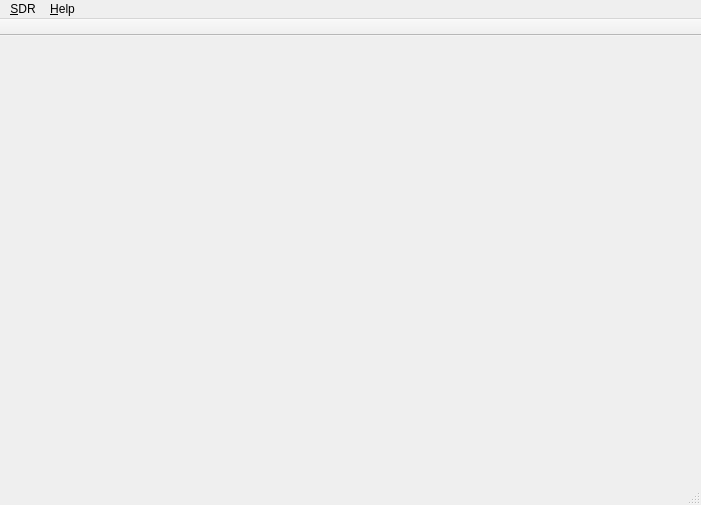
<?xml version="1.0" encoding="UTF-8"?>
<ui version="4.0">
 <class>MainWindow</class>
 <widget class="QMainWindow" name="MainWindow">
  <property name="geometry">
   <rect>
    <x>0</x>
    <y>0</y>
    <width>701</width>
    <height>505</height>
   </rect>
  </property>
  <property name="windowTitle">
   <string>Nanosdr Client</string>
  </property>
  <property name="unifiedTitleAndToolBarOnMac">
   <bool>true</bool>
  </property>
  <widget class="QWidget" name="centralWidget"/>
  <widget class="QMenuBar" name="menuBar">
   <property name="geometry">
    <rect>
     <x>0</x>
     <y>0</y>
     <width>701</width>
     <height>27</height>
    </rect>
   </property>
   <widget class="QMenu" name="menuSDR">
    <property name="title">
     <string>&amp;SDR</string>
    </property>
    <addaction name="actionNew"/>
    <addaction name="separator"/>
    <addaction name="actionQuit"/>
   </widget>
   <widget class="QMenu" name="menu_Help">
    <property name="title">
     <string>&amp;Help</string>
    </property>
    <addaction name="separator"/>
    <addaction name="actionAbout"/>
    <addaction name="actionAboutQt"/>
   </widget>
   <addaction name="menuSDR"/>
   <addaction name="menu_Help"/>
  </widget>
  <widget class="QToolBar" name="toolBar">
   <property name="movable">
    <bool>false</bool>
   </property>
   <property name="floatable">
    <bool>false</bool>
   </property>
   <attribute name="toolBarArea">
    <enum>TopToolBarArea</enum>
   </attribute>
   <attribute name="toolBarBreak">
    <bool>false</bool>
   </attribute>
  </widget>
  <widget class="QStatusBar" name="statusBar"/>
  <action name="actionNew">
   <property name="text">
    <string>New connection...</string>
   </property>
   <property name="shortcut">
    <string>Ctrl+N</string>
   </property>
  </action>
  <action name="actionQuit">
   <property name="text">
    <string>Quit</string>
   </property>
   <property name="shortcut">
    <string>Ctrl+Q</string>
   </property>
  </action>
  <action name="actionAbout">
   <property name="text">
    <string>About Nanosdr Client</string>
   </property>
  </action>
  <action name="actionAboutQt">
   <property name="text">
    <string>About Qt</string>
   </property>
  </action>
 </widget>
 <layoutdefault spacing="6" margin="11"/>
 <resources/>
 <connections>
  <connection>
   <sender>actionQuit</sender>
   <signal>triggered()</signal>
   <receiver>MainWindow</receiver>
   <slot>close()</slot>
   <hints>
    <hint type="sourcelabel">
     <x>-1</x>
     <y>-1</y>
    </hint>
    <hint type="destinationlabel">
     <x>284</x>
     <y>197</y>
    </hint>
   </hints>
  </connection>
 </connections>
</ui>
